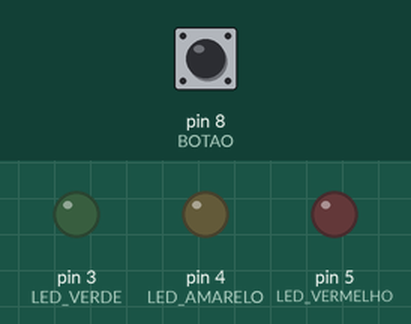
Recording of a sketch running on a simulated Arduino Uno, built with avr-gcc and run on an emulated ATmega328P. Parts: output pins drawn as LEDs (lit = HIGH). The inputs (shaded band) are chosen by the test bench; at power-on: pin 8 (BOTAO) HIGH.

Above: at 1.2 s.
1.3 s: pin 8 (BOTAO) pulled LOW for 1 s
At 2.1 s:
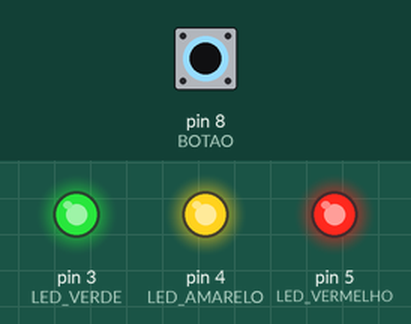
3.8 s: pin 8 (BOTAO) pulled LOW for 3.2 s
At 8.1 s:
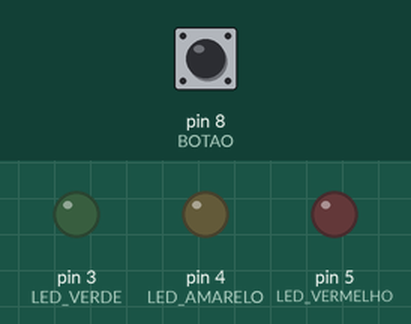
8.5 s: pin 8 (BOTAO) pulled LOW for 0.15 s
At 8.57 s:
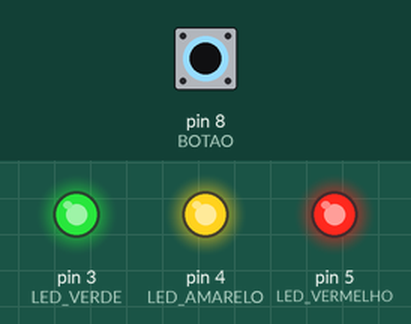
10.1 s: pin 8 (BOTAO) pulled LOW for 0.15 s
At 11.2 s:
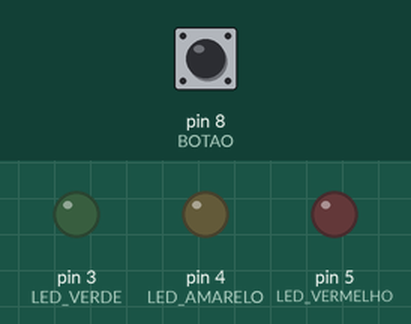
Timing chart, 0 to 12.7 s (numbered marks = the images above; inputs shaded):
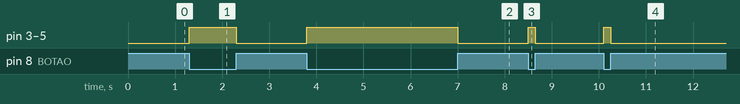

Measured:
- after the input at 1.3 s, pin 3 (LED_VERDE), pin 4 (LED_AMARELO), pin 5 (LED_VERMELHO): LOW → HIGH at once, → LOW 1.0 s later
- after the input at 3.8 s, pin 3 (LED_VERDE), pin 4 (LED_AMARELO), pin 5 (LED_VERMELHO): LOW → HIGH at once, → LOW 3.2 s later
- after the input at 8.5 s, pin 3 (LED_VERDE), pin 4 (LED_AMARELO), pin 5 (LED_VERMELHO): LOW → HIGH at once, → LOW 0.15 s later
- after the input at 10.1 s, pin 3 (LED_VERDE), pin 4 (LED_AMARELO), pin 5 (LED_VERMELHO): LOW → HIGH at once, → LOW 0.15 s later

The sketch:

ledbotao1.ino
```cpp
// C++ code
//
void setup()
{
#define BOTAO 8
#define LED_VERMELHO 5
#define LED_AMARELO 4
#define LED_VERDE 3


pinMode (BOTAO,INPUT);
pinMode (LED_VERMELHO, OUTPUT);
pinMode (LED_AMARELO, OUTPUT);
pinMode (LED_VERDE, OUTPUT);
digitalWrite(BOTAO, HIGH);

}
void loop()
{

  if (digitalRead (BOTAO) == LOW)
  digitalWrite (LED_VERMELHO, HIGH);
  else digitalWrite (LED_VERMELHO, LOW);

  if (digitalRead (BOTAO) == LOW)
  digitalWrite (LED_AMARELO, HIGH);
  else digitalWrite (LED_AMARELO, LOW);

  if (digitalRead (BOTAO) == LOW)
  digitalWrite (LED_VERDE, HIGH);
  else digitalWrite (LED_VERDE, LOW);

}
```
